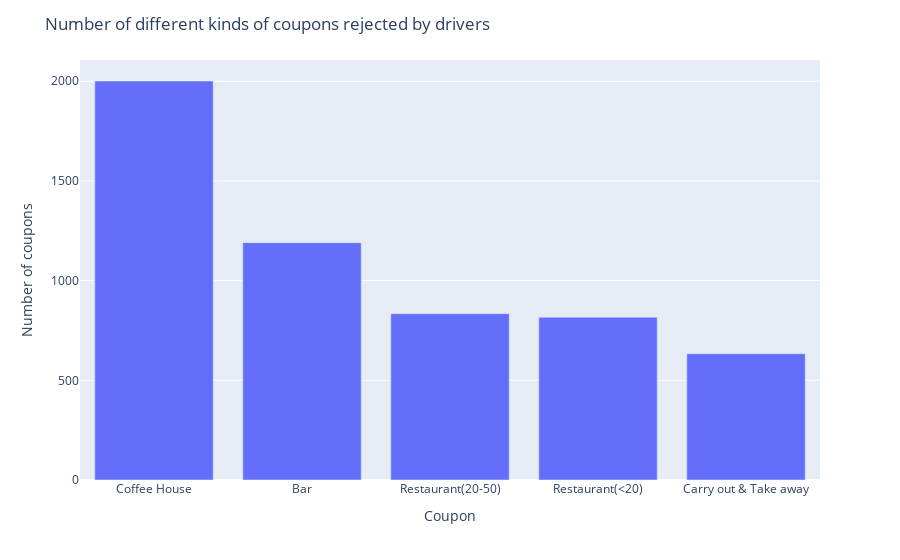

This figure's notebook cell:
### Markdown cell above
### Types of rejected coupons
- The bar chart below shows the distribution of different types of coupons being rejected.
- Most of the rejected coupons are "coffee house".

### Code cell
data_reject = data.query('Y == 0')
data_reject_coupon = data_reject['coupon'].value_counts().to_frame().reset_index()

data_reject_coupon = data_reject_coupon.rename(columns={'index': 'Coupon', 'coupon': 'Number of coupons'})
print(data_reject_coupon)
bar_reject_coupon = px.bar(data_reject_coupon, x = 'Coupon', y = 'Number of coupons')
bar_reject_coupon.update_layout(title = 'Number of different kinds of coupons rejected by drivers')

### Figure 1 — Plotly figure (JSON) as saved in the notebook; plotly's stock layout.template omitted (floating-point values rounded to 4 significant figures)
{"data": [{"alignmentgroup": "True", "hovertemplate": "Coupon=%{x}<br>Number of coupons=%{y}<extra></extra>", "legendgroup": "", "marker": {"color": "#636efa", "pattern": {"shape": ""}}, "name": "", "offsetgroup": "", "orientation": "v", "showlegend": false, "textposition": "auto", "type": "bar", "x": ["Coffee House", "Bar", "Restaurant(20-50)", "Restaurant(<20)", "Carry out & Take away"], "xaxis": "x", "y": [2001, 1190, 834, 816, 633], "yaxis": "y"}], "layout": {"barmode": "relative", "legend": {"tracegroupgap": 0}, "margin": {"t": 60}, "title": {"text": "Number of different kinds of coupons rejected by drivers"}, "xaxis": {"anchor": "y", "domain": [0, 1], "title": {"text": "Coupon"}}, "yaxis": {"anchor": "x", "domain": [0, 1], "title": {"text": "Number of coupons"}}}}
